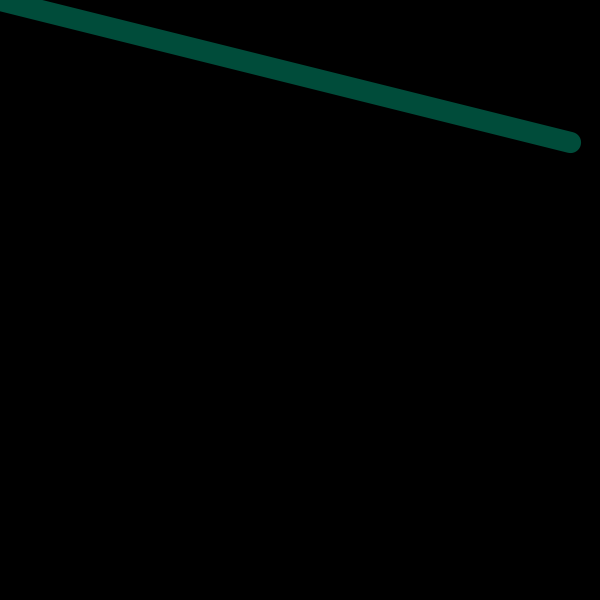
Frame 1 (no input)
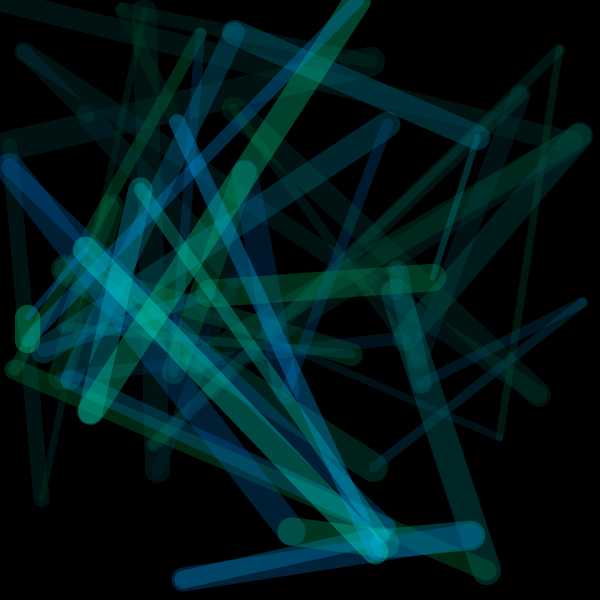
Frame 60 (the mouse pressed at the canvas centre just before this capture)
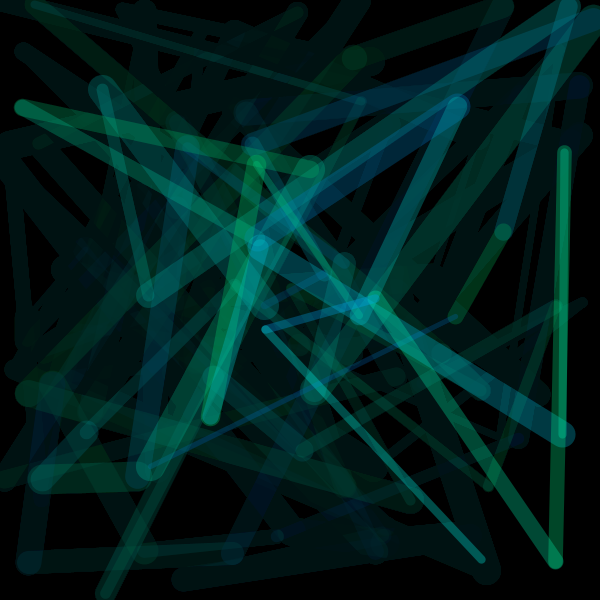
Frame 120 (the mouse held since frame 60 and released just before this capture)

The Processing sketch that drew these frames (run headless with seeded random() and noise(); from frame 60 on, the mouse is pressed at the canvas centre):

// Processing sketch: processing_127644
// ── processing_127644.pde

/**
This is an exercise in pure randomness. On each frame, a 
point is randomly chosen on the canvas, and a line connects
it to the last randomly chosen point.

Transparency is used so that an overall texture emerges over
time. In this version, we added a black rectangle to fade the
lines over time. This kind of gives it a sixties era title
sequence kind of feel.

C. Andrews
2014-01-08
**/


float lastX, lastY;

void setup() {
  size(600, 600);
  colorMode(HSB, 360, 100, 100, 100);
  background(0,0,0);
  lastX = 0;
  lastY = 0;
}



void draw() {
  // draw a mostly transparent black rect over the whole 
  // canvas to fade the contents over time.
  fill(0,0,0,3);
  noStroke();
  rect(0,0,width, height);
  
  strokeWeight(random(25)+5);
  stroke(180  + random(60) - 30, 100,100, 30);
  float newX = random(width);
  float newY = random(height);
  line(lastX, lastY, newX, newY);
  lastX = newX;
  lastY = newY;
}
